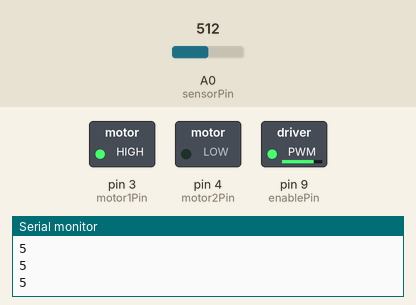
Recording of a sketch running on a simulated Arduino Uno, built with avr-gcc and run on an emulated ATmega328P. Shown: switched loads named in the sketch (green lamp = pin HIGH), the last lines printed to the serial monitor. The test bench sets the inputs (shaded band); at power-on: A0 (sensorPin) = 512.

Above: at 1.2 s.
1.3 s: A0 (sensorPin) set to 15
At 2.5 s:
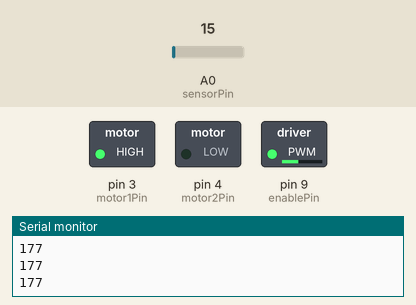
3.0 s: A0 (sensorPin) set to 0
At 3.8 s:
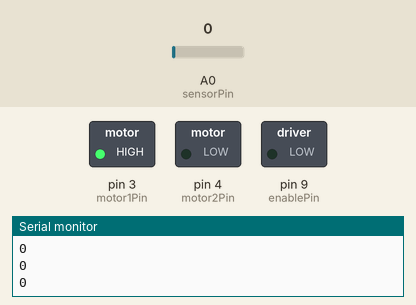
4.5 s: A0 (sensorPin) set to 5
6.0 s: A0 (sensorPin) set to 8
At 6.3 s:
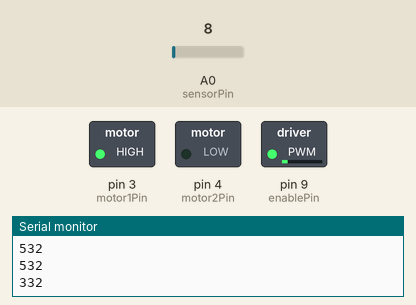
7.5 s: A0 (sensorPin) set to 35
At 8.7 s:
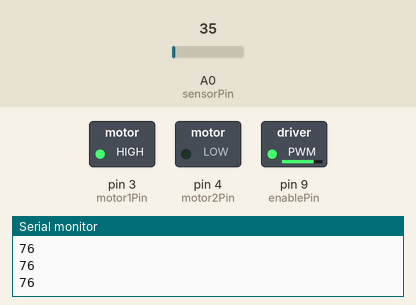
Timing chart, 0 to 10.0 s (numbered marks = the images above; inputs shaded):
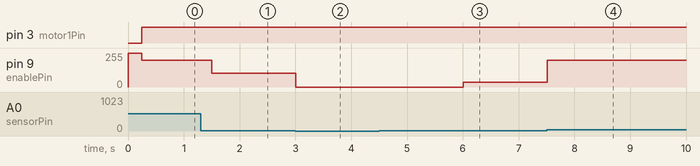

Measured:
- after the input at 1.3 s, pin 9 (enablePin): 200/255 → 103/255 after 0.20 s
- after the input at 3.0 s, pin 9 (enablePin): 103/255 → 0/255 at once
- after the input at 6.0 s, pin 9 (enablePin): 0/255 → 35/255 at once
- after the input at 7.5 s, pin 9 (enablePin): 35/255 → 200/255 at once

The sketch:

Linear_Motor_no_brake_.ino
```cpp
int sensorPin = A0;
int motor1Pin = 3;    // H-bridge leg 1 (pin 2, 1A)
int motor2Pin = 4;    // H-bridge leg 2 (pin 7, 2A)
int enablePin = 9;    // H-bridge enable pin
int pwmVal;


void setup() {
  // In the setup(), set all the pins for the H-bridge
  // as outputs.
  // Set the enable pin high so the H-bridge can
  // turn the motor on.

  // set all the other pins you're using as outputs:
  pinMode(motor1Pin, OUTPUT);
  pinMode(motor2Pin, OUTPUT);
  pinMode(enablePin, OUTPUT);

  // set enablePin high so that motor can turn on:
  digitalWrite(enablePin, HIGH);

  Serial.begin(9600); // start the serial port
}

void loop() {

  float volts = analogRead(sensorPin)*0.0048828125;  // value from sensor * (5/1024)
  int distance = 13*pow(volts, -1); // worked out from datasheet graph
  delay(250); // slow down serial port
  Serial.println(distance);

  if (distance >= 0 ) {
    digitalWrite(motor1Pin, HIGH);   // set leg 1 of the H-bridge low
    digitalWrite(motor2Pin, LOW);  // set leg 2 of the H-bridge high

  //read sensor value and set upper limit cap
  distance = analogRead(sensorPin);
  if(distance > 25){
    distance = 25;
  }

  //map and assign pwm values to the motor output 0 to 255 corresponds to 0 to 100%
  pwmVal = map(distance, 7, 25, 26, 200);

  //set 7 as cutout or cut in limit where the motor switches from off to the lower PWM limit
  if(distance < 7){
    pwmVal = 0;
  }

  //write the PWM value to the pwm output pin
  analogWrite(enablePin, pwmVal);
  }
}
```
